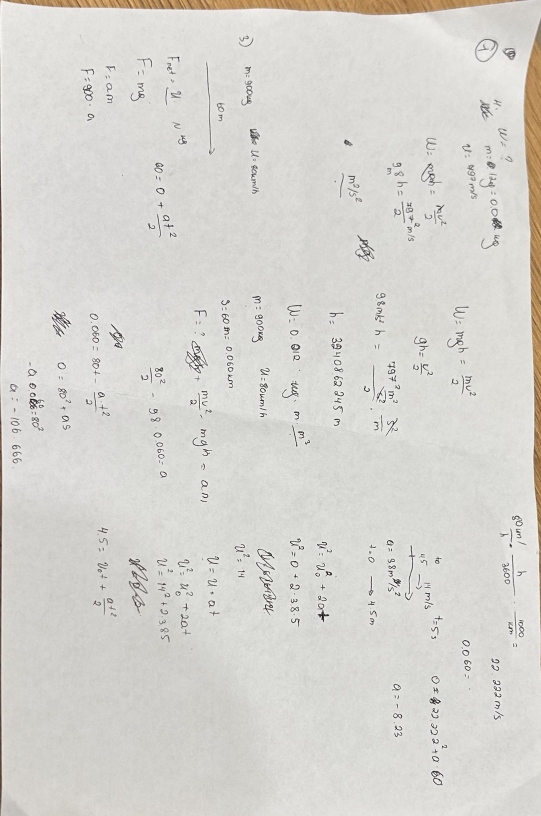
#> input picture data/processed/processed_IMG_2647.jpg, 1623 x 2446 px, given in place of IMG_4750.png, which was not available (shown at 1/3 size)
$ jupyter execute scanner_opencv.ipynb   (text cells are left out)
#> lines starting #> are read from the running program, lines starting #| are printed output that depends on the picture; after the words box and inside, x2 and y2 are one past the last pixel; in counts of white or black regions, pixels touching at a corner belong together; long printed decimals are rounded; pictures that were not available may be replaced by others from this repository, and a replacement may not be noted
#> further down, img is the input picture: shape (2446, 1623, 3); mean B, G, R 208.3, 213.3, 214.8
[cell 1]
import cv2 as cv
import numpy as np
import matplotlib.pyplot as plt

[cell 2]
from pathlib import Path
import os
def contour_detection(img, edged):

    contours, _ = cv.findContours(edged.copy(), cv.RETR_EXTERNAL, cv.CHAIN_APPROX_SIMPLE)
    contours = sorted(contours, key=cv.contourArea, reverse=True)
    img_area = img.shape[0] * img.shape[1]
    doc_contour = None
    for c in contours:
        area = cv.contourArea(c)
        if area > 0.90 * img_area:
            continue
        peri = cv.arcLength(c, True)
        approx = cv.approxPolyDP(c, 0.02 * peri, True)
        if len(approx) == 4:
            doc_contour = approx
            break

    return doc_contour

[cell 3]
# [116 lines left out: functions merge_lines, cluster_lines, keep_outermost, line_intersection, get_corners, hough_lines_detection, not called in this run]

[cell 4]
#GrabCUT

# [37 lines left out: function grabcut_detection, not called in this run]

[cell 5]
# highest sum is the bottom-right
#lowest sum is the top-left
def order_points(pts):
    pts = np.array(pts, dtype="float32").reshape(4, 2)

    # find centroid
    center = pts.mean(axis=0)

    # compute angle of each point relative to centroid
    angles = np.arctan2(pts[:, 1] - center[1], pts[:, 0] - center[0])

    # sort by angle
    sorted_idx = np.argsort(angles)
    sorted_pts = pts[sorted_idx]

    # sorted_pts now goes clockwise or counterclockwise from the "rightmost" point
    # rotate so top-left comes first
    # top-left = point with smallest sum of coordinates
    sums = sorted_pts.sum(axis=1)
    tl_idx = np.argmin(sums)

    # reorder starting from top-left, going clockwise
    ordered = np.roll(sorted_pts, -tl_idx, axis=0)

    return ordered.astype("float32")

[cell 6]
# [48 lines left out: function match_points_generation, not called in this run]

[cell 7]
def find_contour(img):
    height = 500
    ratio = img.shape[0] / height
#> ratio = 4.89
    img = cv.resize(img, (int(img.shape[1] / ratio), height)) # interpolation is not needed as we are about to blur it anyway.
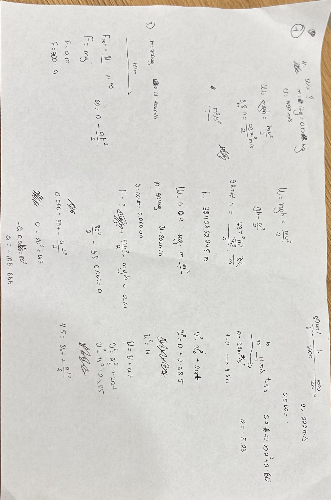
#> img: shape (500, 331, 3); mean of channels 0, 1, 2 208.2, 213.2, 214.7; drawn as B, G, R

    gray_img = cv.cvtColor(img, cv.COLOR_BGR2GRAY)
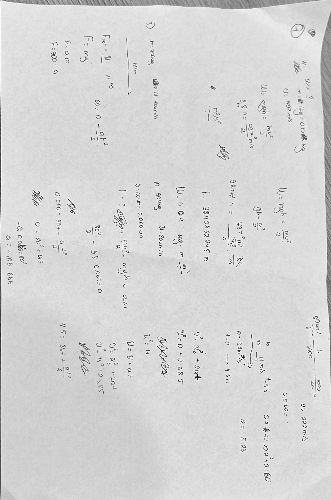
#> gray_img: shape (500, 331); min 3, max 254, mean 213.1

    blur_gray_img = cv.GaussianBlur(gray_img, (5, 5), 0)
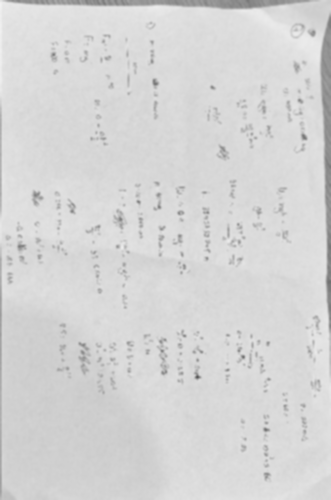
#> blur_gray_img: shape (500, 331); min 89, max 242, mean 213.2

    low, up = 70, 200
    edged_blur_gray_img = cv.Canny(blur_gray_img, low, up)
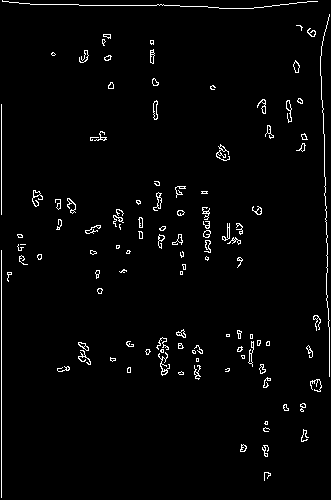
#> edged_blur_gray_img: shape (500, 331); 2.4% white in thin lines or dots

    kernel = np.ones((5, 5), np.uint8)

    edged = cv.morphologyEx(edged_blur_gray_img, cv.MORPH_CLOSE, kernel)
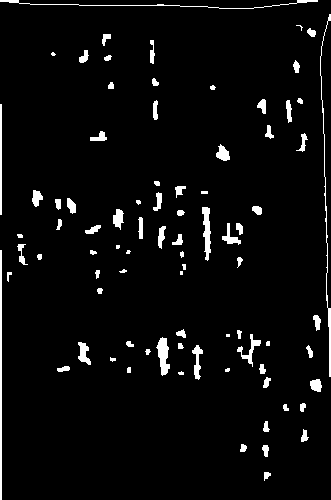
#> edged: shape (500, 331); 4.1% white; 84 white regions (10 under 20 px)

    contour = contour_detection(img, edged)
#> in contour_detection, `contours, _ = cv.findContours(edged.copy(), cv.RETR_EXTERNAL, cv.CHAIN..`: contours = 84 contours, 25 with area under 20; largest, box (x1, y1, x2, y2) and area: (156, 337, 170, 376) 275, (0, 250, 2, 500) 249, (202, 207, 211, 261) 242, (237, 334, 261, 367) 144, (78, 342, 91, 365) 140
#> the loop in contour_detection, `for c in contours:` made 3 passes
#> (area, peri, doc_contour) on pass 3: (242, 126.3, [[202, 207], [207, 260], [210, 252], [209, 208]])
#> (area, peri) on pass 1: (275, 95.11)
#> contour = [[202, 207], [207, 260], [210, 252], [209, 208]]

    if contour is not None:
        return contour, ratio

    # [11 lines of commented-out code are left out]
    return None, None

[cell 8]
def process(image_path: Path):
    img = cv.imread(image_path)
    if img is None:
        raise FileNotFoundError(f"Could not load image at {os.path.join( image_path)}")

    orig = img.copy()

    contour, ratio = find_contour(img)
#> contour = [[202, 207], [207, 260], [210, 252], [209, 208]]; ratio = 4.89
    print("Contour:", contour)
#| Contour: [[[202 207]]
#|  [[207 260]]
#|  [[210 252]]
#|  [[209 208]]]
    print("Ratio:", ratio)
#| Ratio: 4.892
    if contour is None:
        print("No contour found")
        return
    rect = order_points(contour) * ratio
#> in order_points, `pts = np.array(pts, dtype="float32").reshape(4, 2)`: pts = [[202, 207], [207, 260], [210, 252], [209, 208]]
#> in order_points, `center = pts.mean(axis=0)`: center = [207, 231.8]
#> in order_points, `angles = np.arctan2(pts[:, 1] - center[1], pts[:, 0] - center[0])`: angles = [-1.77, 1.57, 1.42, -1.49]
#> in order_points, `sorted_idx = np.argsort(angles)`: sorted_idx = [0, 3, 2, 1]
#> in order_points, `sorted_pts = pts[sorted_idx]`: sorted_pts = [[202, 207], [209, 208], [210, 252], [207, 260]]
#> in order_points, `sums = sorted_pts.sum(axis=1)`: sums = [409, 417, 462, 467]
#> in order_points, `tl_idx = np.argmin(sums)`: tl_idx = 0
#> in order_points, `ordered = np.roll(sorted_pts, -tl_idx, axis=0)`: ordered = [[202, 207], [209, 208], [210, 252], [207, 260]]
#> rect = [[988.2, 1012.6], [1022.4, 1017.5], [1027.3, 1232.8], [1012.6, 1271.9]]
    print("Contour after order_points:", rect)
#| Contour after order_points: [[ 988.184   1012.644]
#|  [1022.428 1017.536  ]
#|  [1027.3201  1232.784  ]
#|  [1012.644 1271.92   ]]

    (tl, tr, br, bl) = rect
#> tl = [988.2, 1012.6]; tr = [1022.4, 1017.5]; br = [1027.3, 1232.8]; bl = [1012.6, 1271.9]

    widthA = np.sqrt(((br[0] - bl[0]) ** 2) + ((br[1] - bl[1]) ** 2))
#> widthA = 41.8
    widthB = np.sqrt(((tr[0] - tl[0]) ** 2) + ((tr[1] - tl[1]) ** 2))
#> widthB = 34.59

    width = int(max(widthA, widthB))
#> width = 41
    heightA = np.sqrt(((tr[0] - br[0]) ** 2) + ((tr[1] - br[1]) ** 2))
#> heightA = 215.3
    heightB = np.sqrt(((tl[0] - bl[0]) ** 2) + ((tl[1] - bl[1]) ** 2))
#> heightB = 260.4

    height = int(max(heightA, heightB))
#> height = 260

    dst = np.array([
        [0, 0],
        [width-1, 0],
        [width-1, height-1],
        [0, height-1]
    ], dtype="float32")
#> dst = [[0, 0], [40, 0], [40, 259], [0, 259]]

    M = cv.getPerspectiveTransform(rect, dst)
#> M = [[0.0779, -0.00735, -69.57], [-0.00617, 0.0432, -37.65], [-0.000793, -0.000122, 1]]
    warped = cv.warpPerspective(orig, M, (width, height))
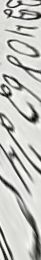
#> warped: shape (260, 41, 3); mean B, G, R 191.3, 195.2, 194.7
    cv.imwrite(f"../data/processed/processed_{os.path.basename(image_path)}", warped)

[cell 9]
image_path = Path("../data/IMG_4750.png")
img = cv.imread(image_path)
process(image_path)
